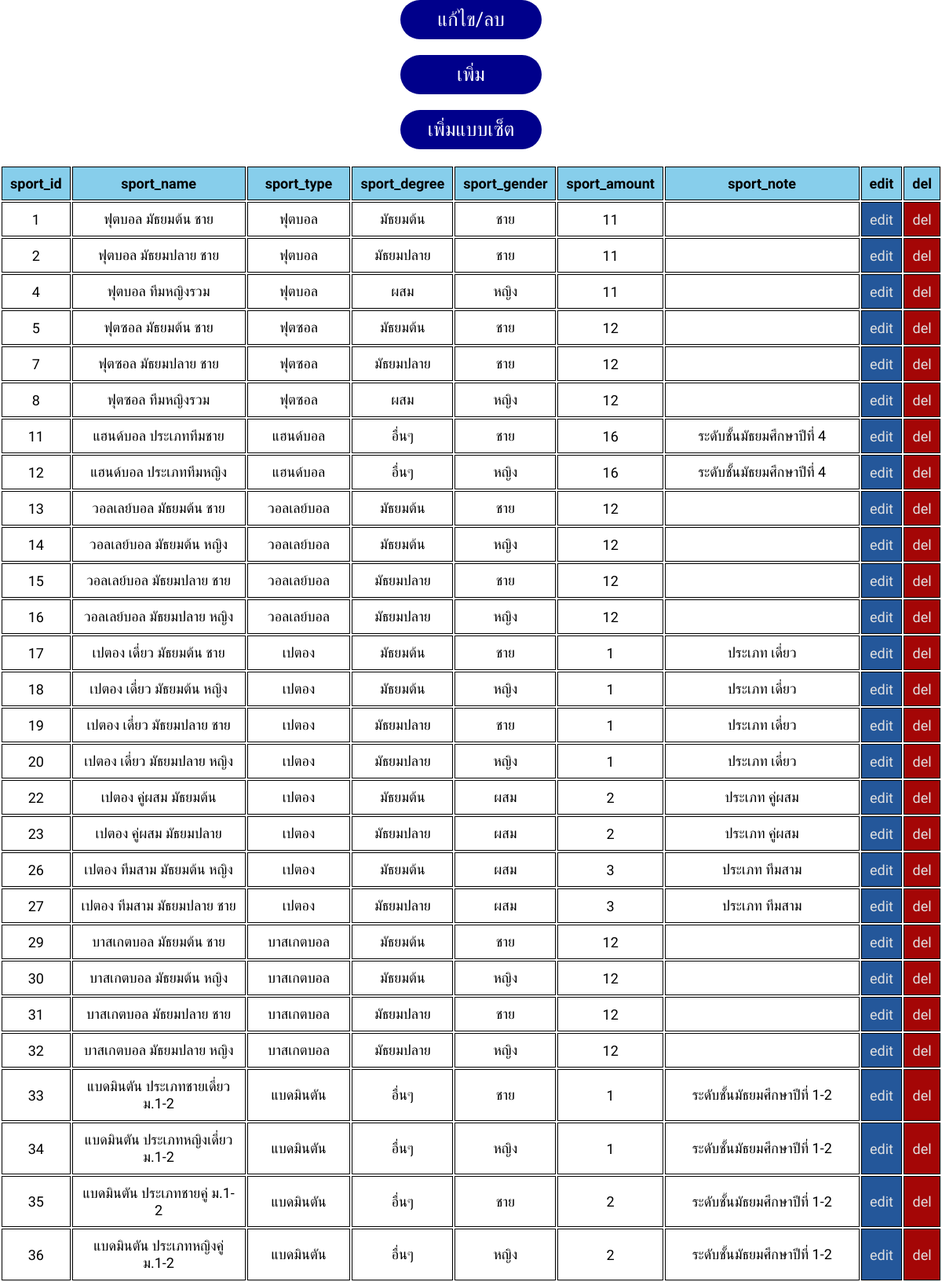
Screenshot of /admin/sport.php?page=sport&sub_page=view (upper part) with the database file from the repository.
### tables this page shows
CREATE TABLE `sports` (
  `sport_id` int(11) NOT NULL,
  `sport_name` varchar(128) NOT NULL,
  `sport_type` varchar(64) NOT NULL,
  `sport_degree` varchar(16) NOT NULL,
  `sport_gender` varchar(8) NOT NULL,
  `sport_amount` int(2) NOT NULL,
  `sport_note` varchar(256) NOT NULL
);

### admin/view/view_sport.php (the view)
<body>
	<div class="table_container">
	<table>
		<tr>
			<th>sport_id</th>
			<th>sport_name</th>
			<th>sport_type</th>
			<th>sport_degree</th>
			<th>sport_gender</th>
			<th>sport_amount</th>
			<th>sport_note</th>
			<th>edit</th>
			<th>del</th>
		</tr>
		<?php
			$sql_find_sports = "SELECT * FROM `sports`";
			$result_find_sports = mysqli_query($conn, $sql_find_sports);
			if (mysqli_num_rows($result_find_sports) > 0) {
				while ($row_find_sports = mysqli_fetch_assoc($result_find_sports)) {
					echo "<tr>
							<td>".$row_find_sports['sport_id']."</td>
							<td>".$row_find_sports['sport_name']."</td>
							<td>".$row_find_sports['sport_type']."</td>
							<td>".$row_find_sports['sport_degree']."</td>
							<td>".$row_find_sports['sport_gender']."</td>
							<td>".$row_find_sports['sport_amount']."</td>
							<td>".$row_find_sports['sport_note']."</td>
							<td class=edit><a href=\"admin_system.php?page=sport&sub_page=edit&sport_id=".$row_find_sports['sport_id']."\">edit</a></td>
							<td class=del><a href=\"admin_system.php?page=sport&sub_page=delete&sport_id=".$row_find_sports['sport_id']."\">del</a></td>
						</tr>";
				}
			}else{
				echo "no sport found...";
			}
		 ?>
	</table>
</div>
</body>

### element/styles_admin_sport.css (style rules this page uses)
* { margin: 0; padding: 0; box-sizing: border-box; text-decoration: none; list-style: none; font-family: "Mitr", sans-serif; }
.table_all, th, td { border: 1px solid black; border-collapse: collapse; padding: 10px; }
.table_container { overflow-x: auto; -webkit-overflow-scrolling: touch; }
tr { background-color: skyblue; color: black; font-size: 18px; cursor: pointer; }
td { background-color: white; text-align: center; transition: 0.3s ease; cursor: pointer; }
.edit { background-color: rgb(36, 87, 154); cursor: pointer; }
.del { background-color: rgb(164, 6, 6); }
.edit a { color: #e1e1e1; }
.del a { color: #e1e1e1; }

### rows the page displays
sports: sport_id "1", sport_name "ฟุตบอล มัธยมต้น ชาย", sport_type "ฟุตบอล", sport_degree "มัธยมต้น", sport_gender "ชาย", sport_amount "11"
sports: sport_id "2", sport_name "ฟุตบอล มัธยมปลาย ชาย", sport_type "ฟุตบอล", sport_degree "มัธยมปลาย", sport_gender "ชาย", sport_amount "11"
sports: sport_id "4", sport_name "ฟุตบอล ทีมหญิงรวม", sport_type "ฟุตบอล", sport_degree "ผสม", sport_gender "หญิง", sport_amount "11"
sports: sport_id "5", sport_name "ฟุตซอล มัธยมต้น ชาย", sport_type "ฟุตซอล", sport_degree "มัธยมต้น", sport_gender "ชาย", sport_amount "12"
sports: sport_id "7", sport_name "ฟุตซอล มัธยมปลาย ชาย", sport_type "ฟุตซอล", sport_degree "มัธยมปลาย", sport_gender "ชาย", sport_amount "12"
sports: sport_id "8", sport_name "ฟุตซอล ทีมหญิงรวม", sport_type "ฟุตซอล", sport_degree "ผสม", sport_gender "หญิง", sport_amount "12"
sports: sport_id "11", sport_name "แฮนด์บอล ประเภททีมชาย", sport_type "แฮนด์บอล", sport_degree "อื่นๆ", sport_gender "ชาย", sport_amount "16", sport_note "ระดับชั้นมัธยมศึกษาปีที่ 4"
sports: sport_id "12", sport_name "แฮนด์บอล ประเภททีมหญิง", sport_type "แฮนด์บอล", sport_degree "อื่นๆ", sport_gender "หญิง", sport_amount "16", sport_note "ระดับชั้นมัธยมศึกษาปีที่ 4"
sports: sport_id "13", sport_name "วอลเลย์บอล มัธยมต้น ชาย", sport_type "วอลเลย์บอล", sport_degree "มัธยมต้น", sport_gender "ชาย", sport_amount "12"
sports: sport_id "14", sport_name "วอลเลย์บอล มัธยมต้น หญิง", sport_type "วอลเลย์บอล", sport_degree "มัธยมต้น", sport_gender "หญิง", sport_amount "12"
sports: sport_id "15", sport_name "วอลเลย์บอล มัธยมปลาย ชาย", sport_type "วอลเลย์บอล", sport_degree "มัธยมปลาย", sport_gender "ชาย", sport_amount "12"
sports: sport_id "16", sport_name "วอลเลย์บอล มัธยมปลาย หญิง", sport_type "วอลเลย์บอล", sport_degree "มัธยมปลาย", sport_gender "หญิง", sport_amount "12"
sports: sport_id "17", sport_name "เปตอง เดี่ยว มัธยมต้น ชาย", sport_type "เปตอง", sport_degree "มัธยมต้น", sport_gender "ชาย", sport_amount "1", sport_note "ประเภท เดี่ยว"
sports: sport_id "18", sport_name "เปตอง เดี่ยว มัธยมต้น หญิง", sport_type "เปตอง", sport_degree "มัธยมต้น", sport_gender "หญิง", sport_amount "1", sport_note "ประเภท เดี่ยว"
sports: sport_id "19", sport_name "เปตอง เดี่ยว มัธยมปลาย ชาย", sport_type "เปตอง", sport_degree "มัธยมปลาย", sport_gender "ชาย", sport_amount "1", sport_note "ประเภท เดี่ยว"
sports: sport_id "20", sport_name "เปตอง เดี่ยว มัธยมปลาย หญิง", sport_type "เปตอง", sport_degree "มัธยมปลาย", sport_gender "หญิง", sport_amount "1", sport_note "ประเภท เดี่ยว"
sports: sport_id "22", sport_name "เปตอง คู่ผสม มัธยมต้น", sport_type "เปตอง", sport_degree "มัธยมต้น", sport_gender "ผสม", sport_amount "2", sport_note "ประเภท คู่ผสม"
sports: sport_id "23", sport_name "เปตอง คู่ผสม มัธยมปลาย", sport_type "เปตอง", sport_degree "มัธยมปลาย", sport_gender "ผสม", sport_amount "2", sport_note "ประเภท คู่ผสม"
sports: sport_id "26", sport_name "เปตอง ทีมสาม มัธยมต้น หญิง", sport_type "เปตอง", sport_degree "มัธยมต้น", sport_gender "ผสม", sport_amount "3", sport_note "ประเภท ทีมสาม"
sports: sport_id "27", sport_name "เปตอง ทีมสาม มัธยมปลาย ชาย", sport_type "เปตอง", sport_degree "มัธยมปลาย", sport_gender "ผสม", sport_amount "3", sport_note "ประเภท ทีมสาม"
sports: sport_id "29", sport_name "บาสเกตบอล มัธยมต้น ชาย", sport_type "บาสเกตบอล", sport_degree "มัธยมต้น", sport_gender "ชาย", sport_amount "12"
sports: sport_id "30", sport_name "บาสเกตบอล มัธยมต้น หญิง", sport_type "บาสเกตบอล", sport_degree "มัธยมต้น", sport_gender "หญิง", sport_amount "12"
sports: sport_id "31", sport_name "บาสเกตบอล มัธยมปลาย ชาย", sport_type "บาสเกตบอล", sport_degree "มัธยมปลาย", sport_gender "ชาย", sport_amount "12"
sports: sport_id "32", sport_name "บาสเกตบอล มัธยมปลาย หญิง", sport_type "บาสเกตบอล", sport_degree "มัธยมปลาย", sport_gender "หญิง", sport_amount "12"
sports: sport_id "33", sport_name "แบดมินตัน ประเภทชายเดี่ยว ม.1-2", sport_type "แบดมินตัน", sport_degree "อื่นๆ", sport_gender "ชาย", sport_amount "1", sport_note "ระดับชั้นมัธยมศึกษาปีที่ 1-2"
sports: sport_id "34", sport_name "แบดมินตัน ประเภทหญิงเดี่ยว ม.1-2", sport_type "แบดมินตัน", sport_degree "อื่นๆ", sport_gender "หญิง", sport_amount "1", sport_note "ระดับชั้นมัธยมศึกษาปีที่ 1-2"
sports: sport_id "35", sport_name "แบดมินตัน ประเภทชายคู่ ม.1-2", sport_type "แบดมินตัน", sport_degree "อื่นๆ", sport_gender "ชาย", sport_amount "2", sport_note "ระดับชั้นมัธยมศึกษาปีที่ 1-2"
sports: sport_id "36", sport_name "แบดมินตัน ประเภทหญิงคู่ ม.1-2", sport_type "แบดมินตัน", sport_degree "อื่นๆ", sport_gender "หญิง", sport_amount "2", sport_note "ระดับชั้นมัธยมศึกษาปีที่ 1-2"
